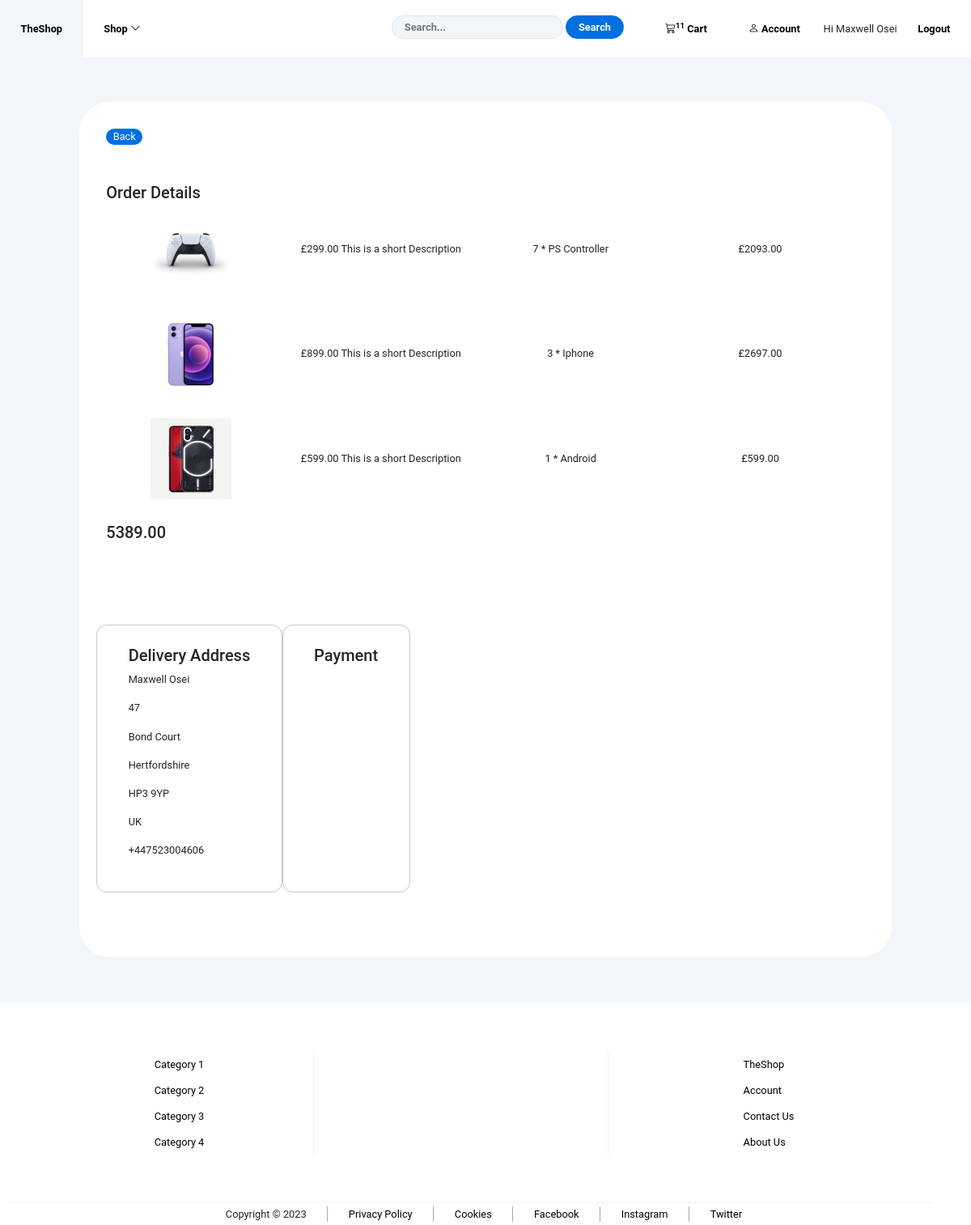
/order/checkout/ (signed in), run on the app's committed database.
### userauth/models.py (models this page shows, shortened)
class Customer(AbstractBaseUser, PermissionsMixin):
    name = models.CharField(_('First and last name'), max_length=250)
    email = models.EmailField(_('email address'), unique=True)
    is_staff = models.BooleanField(default=False)
    is_active = models.BooleanField(default=True)
    date_joined = models.DateTimeField(default=timezone.now)
    USERNAME_FIELD = 'email'
    REQUIRED_FIELDS = ['name']
    objects = CustomUserManager()

class AccountInfo(models.Model):
    COUNTRIES = (
        ('GH', 'Ghana'),
        ('UK', 'United Kingdom'),
        ('USA', 'United States')
    )
    house_number = models.CharField(max_length=250)
    street = models.CharField(max_length=250)
    town = models.CharField(max_length=250)
    region_or_county = models.CharField(max_length=100)
    postcode = models.CharField(max_length=10)
    country = models.CharField(max_length=100, choices=COUNTRIES, default='UK')
    phone = models.CharField(max_length=20)
    customer = models.ForeignKey(Customer, on_delete=models.CASCADE, null=True)

### order/models.py (models this page shows, shortened)
class OrderItem(models.Model):
    product = models.ForeignKey(Product, on_delete=models.SET_NULL, null=True)
    user = models.ForeignKey(settings.AUTH_USER_MODEL, on_delete=models.SET_NULL, null=True)
    is_ordered = models.BooleanField(default=False)
    quantity = models.IntegerField(default=1)
    date_added = models.DateTimeField(auto_now=True)

### shop/models.py (models this page shows)
class Product(models.Model):
    product = models.CharField(max_length=250)
    price = models.DecimalField(decimal_places=2, max_digits=6)
    quantity = models.IntegerField(default=0)
    image = models.ImageField(null=True, blank=True)
    categories = (
        ('1', 'Category 1'),
        ('2', 'Category 2'),
        ('3', 'Category 3'),
        ('4', 'Category 4')
    )
    category = models.CharField(max_length=20, choices=categories)
    def __str__(self):
        return self.product

### order/views.py (the view)
# urls.py: path('checkout/', views.checkout, name='checkout'),
def checkout(request):
    checkout_template = loader.get_template('order/checkout.html')
    if request.user.is_authenticated:
            accountinfo = AccountInfo.objects.get(customer= request.user)
    order_items = OrderItem.objects.filter(user=request.user, is_ordered=False)
    order_total = 0
    if order_items:
        for item in order_items:
            order_total += item.product.price * item.quantity
    context = {
        'order_items': order_items,
        'order_total': order_total,
        'accountinfo': accountinfo,
    }
    return HttpResponse(checkout_template.render(context, request))

### shop/templatetags/cart_template_tags.py (called while the page is built)
@register.filter
def get_cart_count(user):
    if user.is_authenticated:
        order_items = OrderItem.objects.filter(user=user, is_ordered=False)
        total_quantity = 0
        if order_items.exists():
            for item in order_items:
                total_quantity += item.quantity
            return total_quantity
    return 0

### order/templates/order/checkout.html (shortened to what this page needs)
{% extends 'shop/base.html' %}
{% load static %}
{% load mathfilters %}
{% block header_links %}
    <link rel="stylesheet" href="{% static 'css/cart_checkout.css' %}">
    <link rel="stylesheet" href="{% static 'css/product_detail.css' %}">
{% endblock header_links %}
{% block menu %}
    {% include 'shop/nav.html' %}
{% endblock menu %}
{% block content %}
    <div class="container">
        <div class="product_detail_section">
            <div class="row">
                <div class="col-md-1">
                    <a href="#" class="back_to_products" onclick="history.back()">Back</a>
                </div>
            </div>
            <div class="row">
                <div class="col-md-12">
                    <h5>Order Details</h5>
                        {% for order in order_items %}
                            <div class="row">
                                <div class="row cart_item">
                                    <div class="col-md-3">
                                        <img src="{{ order.product.image.url }}" alt="{{ order.product }}" class="img-fluid cart_product_img" width=100 height=100>
                                    </div>
                                    <div class="col-md-3">
                                        <p>£{{order.product.price}} This is a short Description</p>
                                    </div>
                                    <div class="col-md-3">
                                        <p> {{order.quantity}} * {{ order.product }}</p>
                                    </div>
                                    <div class="col-md-3">
                                        <p> £{{ order.quantity|mul:order.product.price }}</p>
                                    </div>
                                </div>
                            </div>
                        {% endfor %}
                        <div class="row">
                            <h5>{{order_total}}</h5>
                        </div>
                </div>
            </div>
            <div class="row">
                <div class="col-md-6 delivery_address">
                    <h5>Delivery Address</h5>
                        {% if request.user.is_authenticated and accountinfo %}
                            <p>{{ request.user.name }}</p>
                            <p>{{ accountinfo.house_number }}</p>
                            <p>{{ accountinfo.street }}</p>
                            <p>{{ accountinfo.region_or_county }}</p>
                            <p>{{ accountinfo.postcode }}</p>
                            <p>{{ accountinfo.country }}</p>
                            <p>{{ accountinfo.phone }}</p>
                        {% endif %}
                </div>
                <div class="col-md-6 payment">
                    <h5>Payment</h5>
                </div>
            </div>
        </div>
    </div>
{% endblock content %}
{% block footer %}
{% include 'shop/footer.html' %}
{% endblock footer %}

### shop/templates/shop/nav.html (shortened to what this page needs)
{% load static %}
{% load cart_template_tags %}
<link rel="stylesheet" href="{% static 'css/nav_css.css' %}">
<nav role="navigation" id="top_nav">
    <ul id="top_nav_ul" class="clearfix">
        <li><a href="{% url 'index' %}">TheShop</a></li>
        <li id="shop_categories"><a href="javascript:void(0)" id="category_btn">Shop  <i class="bi bi-chevron-down"></i></a>
        </li>
        {% if user.is_authenticated %}
            <li>
                <a href="{% url 'account' %}"><i class="bi bi-person"></i> <span class="acc_cart_text">Account</span></a>
                <span>Hi {{ user.name }}<a href="{% url 'logout' %}">Logout</a></span>
            </li>
        {% else %}
            <li><a href="{% url 'login' %}"><i class="bi bi-person"></i> <span class="acc_cart_text">Login</span></a></li>
        {% endif %}
        <li><a href="{% url 'cart' %}"><i class="bi bi-cart3"></i><sup>{{request.user|get_cart_count}}</sup> <span class="acc_cart_text">Cart</span></a></li>
        <li class="li_search">
            <form action="get" id="search_form">
                <input type="text" placeholder="Search...">
                <input type="submit" value="Search">
            </form>
        </li>
    </ul>
</nav>

### static/css/main.css (style rules this page uses)
* { margin: 0; padding: 0; }
body { font-family: Roboto, sans-serif; font-size: 0.8em; background-color: #F3F6F9; margin: 0; padding: 0; }

### static/css/cart_checkout.css (style rules this page uses)
a { text-decoration: none; }
.cart_item { border-bottom: 1px solid #e4e7ea; text-align: center; margin-bottom: 0.2em; line-height: 100px; height: 110px; }
.cart_item:nth-last-child(2), :last-child { border-bottom: none; }
.cart_item:last-child { height: 80px; }
.delivery_address, .payment { border: 1px solid #cac6c6; border-radius: 1em; -moz-border-radius: 1em; -webkit-border-radius: 1em; -ms-border-radius: 1em; -o-border-radius: 1em; width: inherit; padding: 2em 3em; }

### static/css/product_detail.css (style rules this page uses)
a { text-decoration: none; }
.product_detail_section { background-color: #fff; margin: 5%; padding: 3%; border-radius: 3em; -ms-border-radius: 3em; -moz-border-radius: 3em; -webkit-border-radius: 3em; -o-border-radius: 3em; }
.back_to_products { text-decoration: none; background-color: #0070E0; color: #fff; padding: 4% 15%; border-radius: 3em; -ms-border-radius: 3em; -moz-border-radius: 3em; -webkit-border-radius: 3em; -o-border-radius: 3em; }

### static/css/nav_css.css (style rules this page uses)
#top_nav ul { width: 100%; top: 0; list-style-type: none; margin: 0; padding: 0; background-color: #FFF; }
#top_nav ul li { float: left; }
#top_nav ul li:nth-last-child(-n+3) { float: right; }
#top_nav ul li a { text-decoration: none; display: inline-block; text-align: center; padding: 2em 2em; font-weight: bold; color: #000; }
#top_nav ul #search_form { margin: 1.5em 2em 0 0; }
#top_nav ul #search_form input { border-radius: 20px; -ms-border-radius: 20px; -moz-border-radius: 20px; -webkit-border-radius: 20px; -o-border-radius: 20px; padding: 4px 15px; border: 1px #E0E3E7 solid; background-color: #F3F6F9; color: #0070E0; font-weight: bold; }
#top_nav ul li #search_form input[type=submit] { color: #FFF; background-color: #0070E0; border: 1px #0070E0 solid; font-family: Roboto, sans-serif; }

### static/css/footer.css (style rules this page uses)
div.row { padding-bottom: 5%; }

### data on the page
Customer: name "Maxwell Osei", user|get_cart_count "11", user.name "Maxwell Osei"
OrderItem: product.image (picture), product.price "299.00", quantity "7", product "PS Controller", quantity|mul "2093.00"
OrderItem: product.image (picture), product.price "899.00", quantity "3", product "Iphone", quantity|mul "2697.00"
OrderItem: product.image (picture), product.price "599.00", quantity "1", product "Android", quantity|mul "599.00"
AccountInfo: house_number "47", street "Bond Court", region_or_county "Hertfordshire", postcode "HP3 9YP", country "UK", phone "+447523004606"

### other printed values
{{ order_total }} "5389.00"
